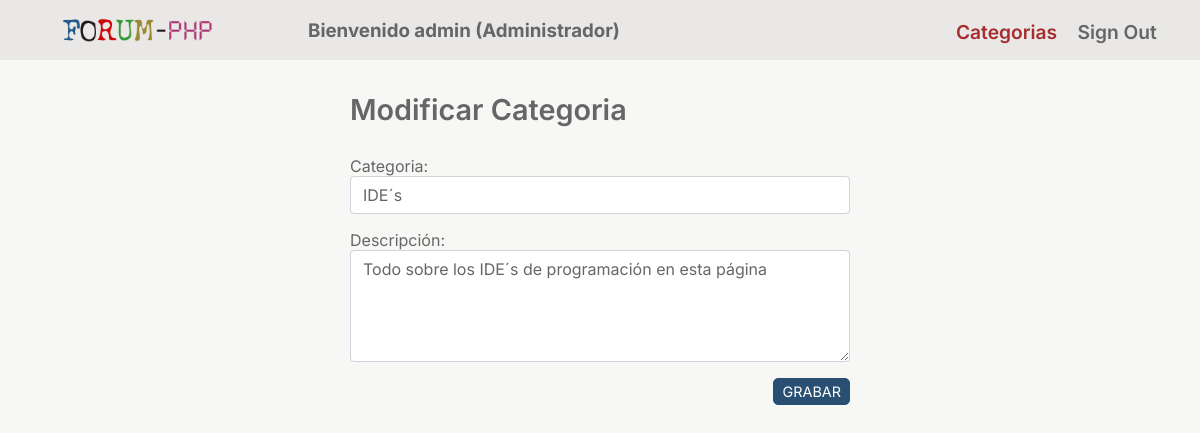
The page /indexModCat.php?id=33 (signed in) on the database its author committed.
### tables this page shows
CREATE TABLE `categories` (
  `cat_id` int(8) NOT NULL,
  `cat_name` varchar(50) NOT NULL,
  `cat_description` varchar(200) NOT NULL
);

### controller/category_controller.php (called while the page is built, shortened)
<?php
require_once('./domain/Conecction.php');
require_once('./domain/Category.php');
function modCategory($id)
{
  $conection = new Conecction();
  $dbh = $conection->getConection();
  $categories = new Category();
  $resultado = $categories->getOneCategory($id, $dbh);
  include('view/MemberHome_view.php');
  include('model/modcategory_model.php');
  modCat($dbh, $id, $resultado);
}

### domain/Category.php (called while the page is built, shortened)
<?php
class Category
{
  public function getOneCategory($id, $dbh)
  {
    try {
      $stmt = $dbh->prepare("SELECT cat_name, cat_description FROM categories WHERE cat_id = :id");
      $stmt->bindParam(':id', $id, PDO::PARAM_INT);
      $stmt->execute();
      $resultado = $stmt->fetchAll(PDO::FETCH_ASSOC);
    } catch (PDOException $e) {
      echo "ERROR: " . $e->getMessage();
      redirect('errorpagePDO_view.php');
    }
    return $resultado;
  }
}
?>

### view/modcategory_view.php (the view)
<main class="container admin" id="content">
  <form action="" method="post" class="narrow">
    <h1>Modificar Categoria</h1>
    <div class="form-group">
      <label for="name">Categoria: </label>
      <input type="text" name="cat_name" value="<?php echo $cat_name ?>" class="form-control">
    </div>
    <div class="form-group">
      <label for="description">Descripción: </label>
      <textarea name="cat_description" class="form-control"><?php echo $cat_description ?></textarea>
    </div>
    <input type="submit" value="Grabar" name="modcategory" class="btn btn-primary btn-save">
  </form>
</main>

### model/modcategory_model.php (shortened to what this page needs)
<?php
function modCat($dbh, $id, $resultado)
{
  foreach ($resultado as $category) {
    $cat_name = $category['cat_name'];
    $cat_description = $category['cat_description'];
    require('./view/modcategory_view.php');
  }
}

### css/styles.css (style rules this page uses)
* { box-sizing: border-box; }
body { margin: 0; color: #666; background-color: #f7f7f5; }
body { font-family: 'Inter', 'Arial', sans-serif; font-size: 100%; }
h1 { font-size: 1.8em; }
h1, h2 { font-weight: 600; margin: 0 0 0.14em 0; }
.container { margin: 0 auto 0 auto; max-width: 94%; }
button, input, optgroup, select, textarea { margin: 0; font-family: inherit; font-size: inherit; line-height: inherit; color: inherit; }
.btn, .btn-search { color: #fff; background: #295073; display: inline-block; width: min-content; white-space: nowrap; border: 1px solid transparent; border-radius: 5px; padding: .1rem .5rem; line-height: 1.5; vertical-align: middle; text-transform: uppercase; }
.btn { font-size: 0.9rem; }
.btn-primary { background-color: #295073; border-color: #295073; }
.form-control { display: block; width: 100%; height: calc(2.25rem + 2px); padding: .375rem .75rem; font-size: 1rem; line-height: 1.5; background-clip: padding-box; border: 1px solid #ced4da; border-radius: .25rem; }
label { display: inline-block; }
textarea { min-height: 7rem; }
input[type=submit] { float: right; margin-bottom: 1rem; }
.form-group { margin-bottom: 1rem; }
.narrow { max-width: 500px; margin: 0 auto; }
.admin h1 { margin-bottom: 1em; }

### rows shown on the page
categories: cat_name "IDE´s", cat_description "Todo sobre los IDE´s de programación en esta página"

### other values the page prints
$_SESSION['user_name'] "admin"
